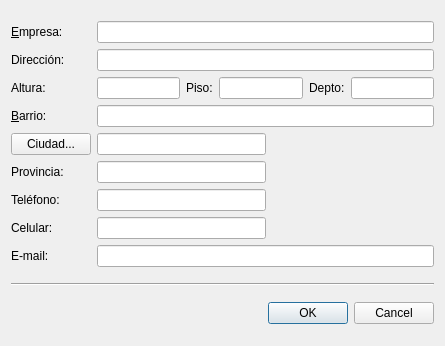
<?xml version="1.0" encoding="UTF-8"?>
<ui version="4.0">
 <class>DlgAddVendedorProv</class>
 <widget class="QDialog" name="DlgAddVendedorProv">
  <property name="geometry">
   <rect>
    <x>0</x>
    <y>0</y>
    <width>445</width>
    <height>346</height>
   </rect>
  </property>
  <property name="windowTitle">
   <string>Agregar proveedor</string>
  </property>
  <layout class="QVBoxLayout" name="verticalLayout">
   <item>
    <layout class="QGridLayout" name="gridLayout">
     <item row="2" column="1">
      <layout class="QHBoxLayout" name="horizontalLayout_4">
       <item>
        <widget class="QLineEdit" name="alturaLineEdit">
         <property name="text">
          <string/>
         </property>
         <property name="maxLength">
          <number>8</number>
         </property>
        </widget>
       </item>
       <item>
        <widget class="QLabel" name="pisoLabel">
         <property name="text">
          <string>Piso:</string>
         </property>
         <property name="buddy">
          <cstring>pisoLineEdit</cstring>
         </property>
        </widget>
       </item>
       <item>
        <widget class="QLineEdit" name="pisoLineEdit">
         <property name="text">
          <string/>
         </property>
         <property name="maxLength">
          <number>5</number>
         </property>
        </widget>
       </item>
       <item>
        <widget class="QLabel" name="deptoLabel">
         <property name="text">
          <string>Depto:</string>
         </property>
         <property name="buddy">
          <cstring>deptoLineEdit</cstring>
         </property>
        </widget>
       </item>
       <item>
        <widget class="QLineEdit" name="deptoLineEdit">
         <property name="text">
          <string/>
         </property>
         <property name="maxLength">
          <number>5</number>
         </property>
        </widget>
       </item>
      </layout>
     </item>
     <item row="4" column="1">
      <layout class="QHBoxLayout" name="horizontalLayout_2">
       <item>
        <widget class="QLineEdit" name="ciudadLineEdit">
         <property name="readOnly">
          <bool>true</bool>
         </property>
        </widget>
       </item>
       <item>
        <spacer name="horizontalSpacer_2">
         <property name="orientation">
          <enum>Qt::Horizontal</enum>
         </property>
         <property name="sizeHint" stdset="0">
          <size>
           <width>40</width>
           <height>20</height>
          </size>
         </property>
        </spacer>
       </item>
      </layout>
     </item>
     <item row="8" column="0">
      <widget class="QLabel" name="emailLabel">
       <property name="text">
        <string>E-mail:</string>
       </property>
       <property name="buddy">
        <cstring>emailLineEdit</cstring>
       </property>
      </widget>
     </item>
     <item row="7" column="0">
      <widget class="QLabel" name="celularLabel">
       <property name="text">
        <string>Celular:</string>
       </property>
       <property name="buddy">
        <cstring>celularLineEdit</cstring>
       </property>
      </widget>
     </item>
     <item row="6" column="0">
      <widget class="QLabel" name="telefonoLabel">
       <property name="text">
        <string>Teléfono:</string>
       </property>
       <property name="buddy">
        <cstring>telefonoLineEdit</cstring>
       </property>
      </widget>
     </item>
     <item row="5" column="0">
      <widget class="QLabel" name="provLabel">
       <property name="text">
        <string>Provincia:</string>
       </property>
       <property name="buddy">
        <cstring>provLineEdit</cstring>
       </property>
      </widget>
     </item>
     <item row="7" column="1">
      <layout class="QHBoxLayout" name="horizontalLayout_6">
       <item>
        <widget class="QLineEdit" name="celularLineEdit">
         <property name="maxLength">
          <number>18</number>
         </property>
        </widget>
       </item>
       <item>
        <spacer name="horizontalSpacer_5">
         <property name="orientation">
          <enum>Qt::Horizontal</enum>
         </property>
         <property name="sizeHint" stdset="0">
          <size>
           <width>40</width>
           <height>20</height>
          </size>
         </property>
        </spacer>
       </item>
      </layout>
     </item>
     <item row="1" column="0">
      <widget class="QLabel" name="direccionLabel">
       <property name="text">
        <string>Dirección:</string>
       </property>
       <property name="buddy">
        <cstring>direccionLineEdit</cstring>
       </property>
      </widget>
     </item>
     <item row="2" column="0">
      <widget class="QLabel" name="alturaLabel">
       <property name="text">
        <string>Altura:</string>
       </property>
       <property name="buddy">
        <cstring>alturaLineEdit</cstring>
       </property>
      </widget>
     </item>
     <item row="1" column="1">
      <widget class="QLineEdit" name="direccionLineEdit">
       <property name="maxLength">
        <number>40</number>
       </property>
      </widget>
     </item>
     <item row="0" column="1">
      <widget class="QLineEdit" name="nombreLineEdit">
       <property name="maxLength">
        <number>40</number>
       </property>
      </widget>
     </item>
     <item row="5" column="1">
      <layout class="QHBoxLayout" name="horizontalLayout_3">
       <item>
        <widget class="QLineEdit" name="provLineEdit">
         <property name="readOnly">
          <bool>true</bool>
         </property>
        </widget>
       </item>
       <item>
        <spacer name="horizontalSpacer_3">
         <property name="orientation">
          <enum>Qt::Horizontal</enum>
         </property>
         <property name="sizeHint" stdset="0">
          <size>
           <width>40</width>
           <height>20</height>
          </size>
         </property>
        </spacer>
       </item>
      </layout>
     </item>
     <item row="4" column="0">
      <widget class="QPushButton" name="ciudadPushButton">
       <property name="text">
        <string>Ciudad...</string>
       </property>
      </widget>
     </item>
     <item row="8" column="1">
      <layout class="QHBoxLayout" name="horizontalLayout_7">
       <item>
        <widget class="QLineEdit" name="emailLineEdit">
         <property name="maxLength">
          <number>50</number>
         </property>
        </widget>
       </item>
      </layout>
     </item>
     <item row="6" column="1">
      <layout class="QHBoxLayout" name="horizontalLayout_5">
       <item>
        <widget class="QLineEdit" name="telefonoLineEdit">
         <property name="maxLength">
          <number>18</number>
         </property>
        </widget>
       </item>
       <item>
        <spacer name="horizontalSpacer_4">
         <property name="orientation">
          <enum>Qt::Horizontal</enum>
         </property>
         <property name="sizeHint" stdset="0">
          <size>
           <width>40</width>
           <height>20</height>
          </size>
         </property>
        </spacer>
       </item>
      </layout>
     </item>
     <item row="3" column="0">
      <widget class="QLabel" name="barrioLabel">
       <property name="text">
        <string>&amp;Barrio:</string>
       </property>
       <property name="buddy">
        <cstring>barrioLineEdit</cstring>
       </property>
      </widget>
     </item>
     <item row="3" column="1">
      <widget class="QLineEdit" name="barrioLineEdit">
       <property name="maxLength">
        <number>30</number>
       </property>
      </widget>
     </item>
     <item row="0" column="0">
      <widget class="QLabel" name="nombreLabel">
       <property name="text">
        <string>&amp;Empresa:</string>
       </property>
       <property name="buddy">
        <cstring>nombreLineEdit</cstring>
       </property>
      </widget>
     </item>
    </layout>
   </item>
   <item>
    <widget class="Line" name="line">
     <property name="orientation">
      <enum>Qt::Horizontal</enum>
     </property>
    </widget>
   </item>
   <item>
    <widget class="QDialogButtonBox" name="buttonBox">
     <property name="orientation">
      <enum>Qt::Horizontal</enum>
     </property>
     <property name="standardButtons">
      <set>QDialogButtonBox::Cancel|QDialogButtonBox::Ok</set>
     </property>
    </widget>
   </item>
  </layout>
  <zorder>buttonBox</zorder>
  <zorder></zorder>
  <zorder>line</zorder>
 </widget>
 <tabstops>
  <tabstop>nombreLineEdit</tabstop>
  <tabstop>direccionLineEdit</tabstop>
  <tabstop>alturaLineEdit</tabstop>
  <tabstop>pisoLineEdit</tabstop>
  <tabstop>deptoLineEdit</tabstop>
  <tabstop>barrioLineEdit</tabstop>
  <tabstop>ciudadPushButton</tabstop>
  <tabstop>ciudadLineEdit</tabstop>
  <tabstop>provLineEdit</tabstop>
  <tabstop>telefonoLineEdit</tabstop>
  <tabstop>celularLineEdit</tabstop>
  <tabstop>emailLineEdit</tabstop>
  <tabstop>buttonBox</tabstop>
 </tabstops>
 <resources/>
 <connections>
  <connection>
   <sender>buttonBox</sender>
   <signal>accepted()</signal>
   <receiver>DlgAddVendedorProv</receiver>
   <slot>accept()</slot>
   <hints>
    <hint type="sourcelabel">
     <x>237</x>
     <y>336</y>
    </hint>
    <hint type="destinationlabel">
     <x>157</x>
     <y>274</y>
    </hint>
   </hints>
  </connection>
  <connection>
   <sender>buttonBox</sender>
   <signal>rejected()</signal>
   <receiver>DlgAddVendedorProv</receiver>
   <slot>reject()</slot>
   <hints>
    <hint type="sourcelabel">
     <x>305</x>
     <y>336</y>
    </hint>
    <hint type="destinationlabel">
     <x>286</x>
     <y>274</y>
    </hint>
   </hints>
  </connection>
  <connection>
   <sender>nombreLineEdit</sender>
   <signal>returnPressed()</signal>
   <receiver>direccionLineEdit</receiver>
   <slot>selectAll()</slot>
   <hints>
    <hint type="sourcelabel">
     <x>258</x>
     <y>47</y>
    </hint>
    <hint type="destinationlabel">
     <x>255</x>
     <y>76</y>
    </hint>
   </hints>
  </connection>
  <connection>
   <sender>nombreLineEdit</sender>
   <signal>returnPressed()</signal>
   <receiver>direccionLineEdit</receiver>
   <slot>setFocus()</slot>
   <hints>
    <hint type="sourcelabel">
     <x>288</x>
     <y>48</y>
    </hint>
    <hint type="destinationlabel">
     <x>296</x>
     <y>76</y>
    </hint>
   </hints>
  </connection>
  <connection>
   <sender>direccionLineEdit</sender>
   <signal>returnPressed()</signal>
   <receiver>alturaLineEdit</receiver>
   <slot>selectAll()</slot>
   <hints>
    <hint type="sourcelabel">
     <x>216</x>
     <y>76</y>
    </hint>
    <hint type="destinationlabel">
     <x>180</x>
     <y>105</y>
    </hint>
   </hints>
  </connection>
  <connection>
   <sender>direccionLineEdit</sender>
   <signal>returnPressed()</signal>
   <receiver>alturaLineEdit</receiver>
   <slot>setFocus()</slot>
   <hints>
    <hint type="sourcelabel">
     <x>212</x>
     <y>76</y>
    </hint>
    <hint type="destinationlabel">
     <x>180</x>
     <y>105</y>
    </hint>
   </hints>
  </connection>
  <connection>
   <sender>alturaLineEdit</sender>
   <signal>returnPressed()</signal>
   <receiver>pisoLineEdit</receiver>
   <slot>selectAll()</slot>
   <hints>
    <hint type="sourcelabel">
     <x>180</x>
     <y>105</y>
    </hint>
    <hint type="destinationlabel">
     <x>296</x>
     <y>105</y>
    </hint>
   </hints>
  </connection>
  <connection>
   <sender>alturaLineEdit</sender>
   <signal>returnPressed()</signal>
   <receiver>pisoLineEdit</receiver>
   <slot>setFocus()</slot>
   <hints>
    <hint type="sourcelabel">
     <x>180</x>
     <y>105</y>
    </hint>
    <hint type="destinationlabel">
     <x>296</x>
     <y>105</y>
    </hint>
   </hints>
  </connection>
  <connection>
   <sender>pisoLineEdit</sender>
   <signal>returnPressed()</signal>
   <receiver>deptoLineEdit</receiver>
   <slot>selectAll()</slot>
   <hints>
    <hint type="sourcelabel">
     <x>296</x>
     <y>105</y>
    </hint>
    <hint type="destinationlabel">
     <x>421</x>
     <y>105</y>
    </hint>
   </hints>
  </connection>
  <connection>
   <sender>pisoLineEdit</sender>
   <signal>returnPressed()</signal>
   <receiver>deptoLineEdit</receiver>
   <slot>setFocus()</slot>
   <hints>
    <hint type="sourcelabel">
     <x>296</x>
     <y>105</y>
    </hint>
    <hint type="destinationlabel">
     <x>421</x>
     <y>105</y>
    </hint>
   </hints>
  </connection>
  <connection>
   <sender>deptoLineEdit</sender>
   <signal>returnPressed()</signal>
   <receiver>barrioLineEdit</receiver>
   <slot>selectAll()</slot>
   <hints>
    <hint type="sourcelabel">
     <x>421</x>
     <y>105</y>
    </hint>
    <hint type="destinationlabel">
     <x>422</x>
     <y>134</y>
    </hint>
   </hints>
  </connection>
  <connection>
   <sender>deptoLineEdit</sender>
   <signal>returnPressed()</signal>
   <receiver>barrioLineEdit</receiver>
   <slot>setFocus()</slot>
   <hints>
    <hint type="sourcelabel">
     <x>421</x>
     <y>105</y>
    </hint>
    <hint type="destinationlabel">
     <x>422</x>
     <y>134</y>
    </hint>
   </hints>
  </connection>
  <connection>
   <sender>barrioLineEdit</sender>
   <signal>returnPressed()</signal>
   <receiver>ciudadPushButton</receiver>
   <slot>setFocus()</slot>
   <hints>
    <hint type="sourcelabel">
     <x>174</x>
     <y>115</y>
    </hint>
    <hint type="destinationlabel">
     <x>84</x>
     <y>163</y>
    </hint>
   </hints>
  </connection>
  <connection>
   <sender>provLineEdit</sender>
   <signal>returnPressed()</signal>
   <receiver>telefonoLineEdit</receiver>
   <slot>selectAll()</slot>
   <hints>
    <hint type="sourcelabel">
     <x>245</x>
     <y>191</y>
    </hint>
    <hint type="destinationlabel">
     <x>152</x>
     <y>208</y>
    </hint>
   </hints>
  </connection>
  <connection>
   <sender>provLineEdit</sender>
   <signal>returnPressed()</signal>
   <receiver>telefonoLineEdit</receiver>
   <slot>setFocus()</slot>
   <hints>
    <hint type="sourcelabel">
     <x>118</x>
     <y>172</y>
    </hint>
    <hint type="destinationlabel">
     <x>116</x>
     <y>206</y>
    </hint>
   </hints>
  </connection>
  <connection>
   <sender>telefonoLineEdit</sender>
   <signal>returnPressed()</signal>
   <receiver>celularLineEdit</receiver>
   <slot>selectAll()</slot>
   <hints>
    <hint type="sourcelabel">
     <x>221</x>
     <y>209</y>
    </hint>
    <hint type="destinationlabel">
     <x>222</x>
     <y>244</y>
    </hint>
   </hints>
  </connection>
  <connection>
   <sender>telefonoLineEdit</sender>
   <signal>returnPressed()</signal>
   <receiver>celularLineEdit</receiver>
   <slot>setFocus()</slot>
   <hints>
    <hint type="sourcelabel">
     <x>181</x>
     <y>213</y>
    </hint>
    <hint type="destinationlabel">
     <x>180</x>
     <y>248</y>
    </hint>
   </hints>
  </connection>
  <connection>
   <sender>celularLineEdit</sender>
   <signal>returnPressed()</signal>
   <receiver>emailLineEdit</receiver>
   <slot>selectAll()</slot>
   <hints>
    <hint type="sourcelabel">
     <x>241</x>
     <y>239</y>
    </hint>
    <hint type="destinationlabel">
     <x>235</x>
     <y>284</y>
    </hint>
   </hints>
  </connection>
  <connection>
   <sender>celularLineEdit</sender>
   <signal>returnPressed()</signal>
   <receiver>emailLineEdit</receiver>
   <slot>setFocus()</slot>
   <hints>
    <hint type="sourcelabel">
     <x>196</x>
     <y>244</y>
    </hint>
    <hint type="destinationlabel">
     <x>201</x>
     <y>279</y>
    </hint>
   </hints>
  </connection>
 </connections>
</ui>
